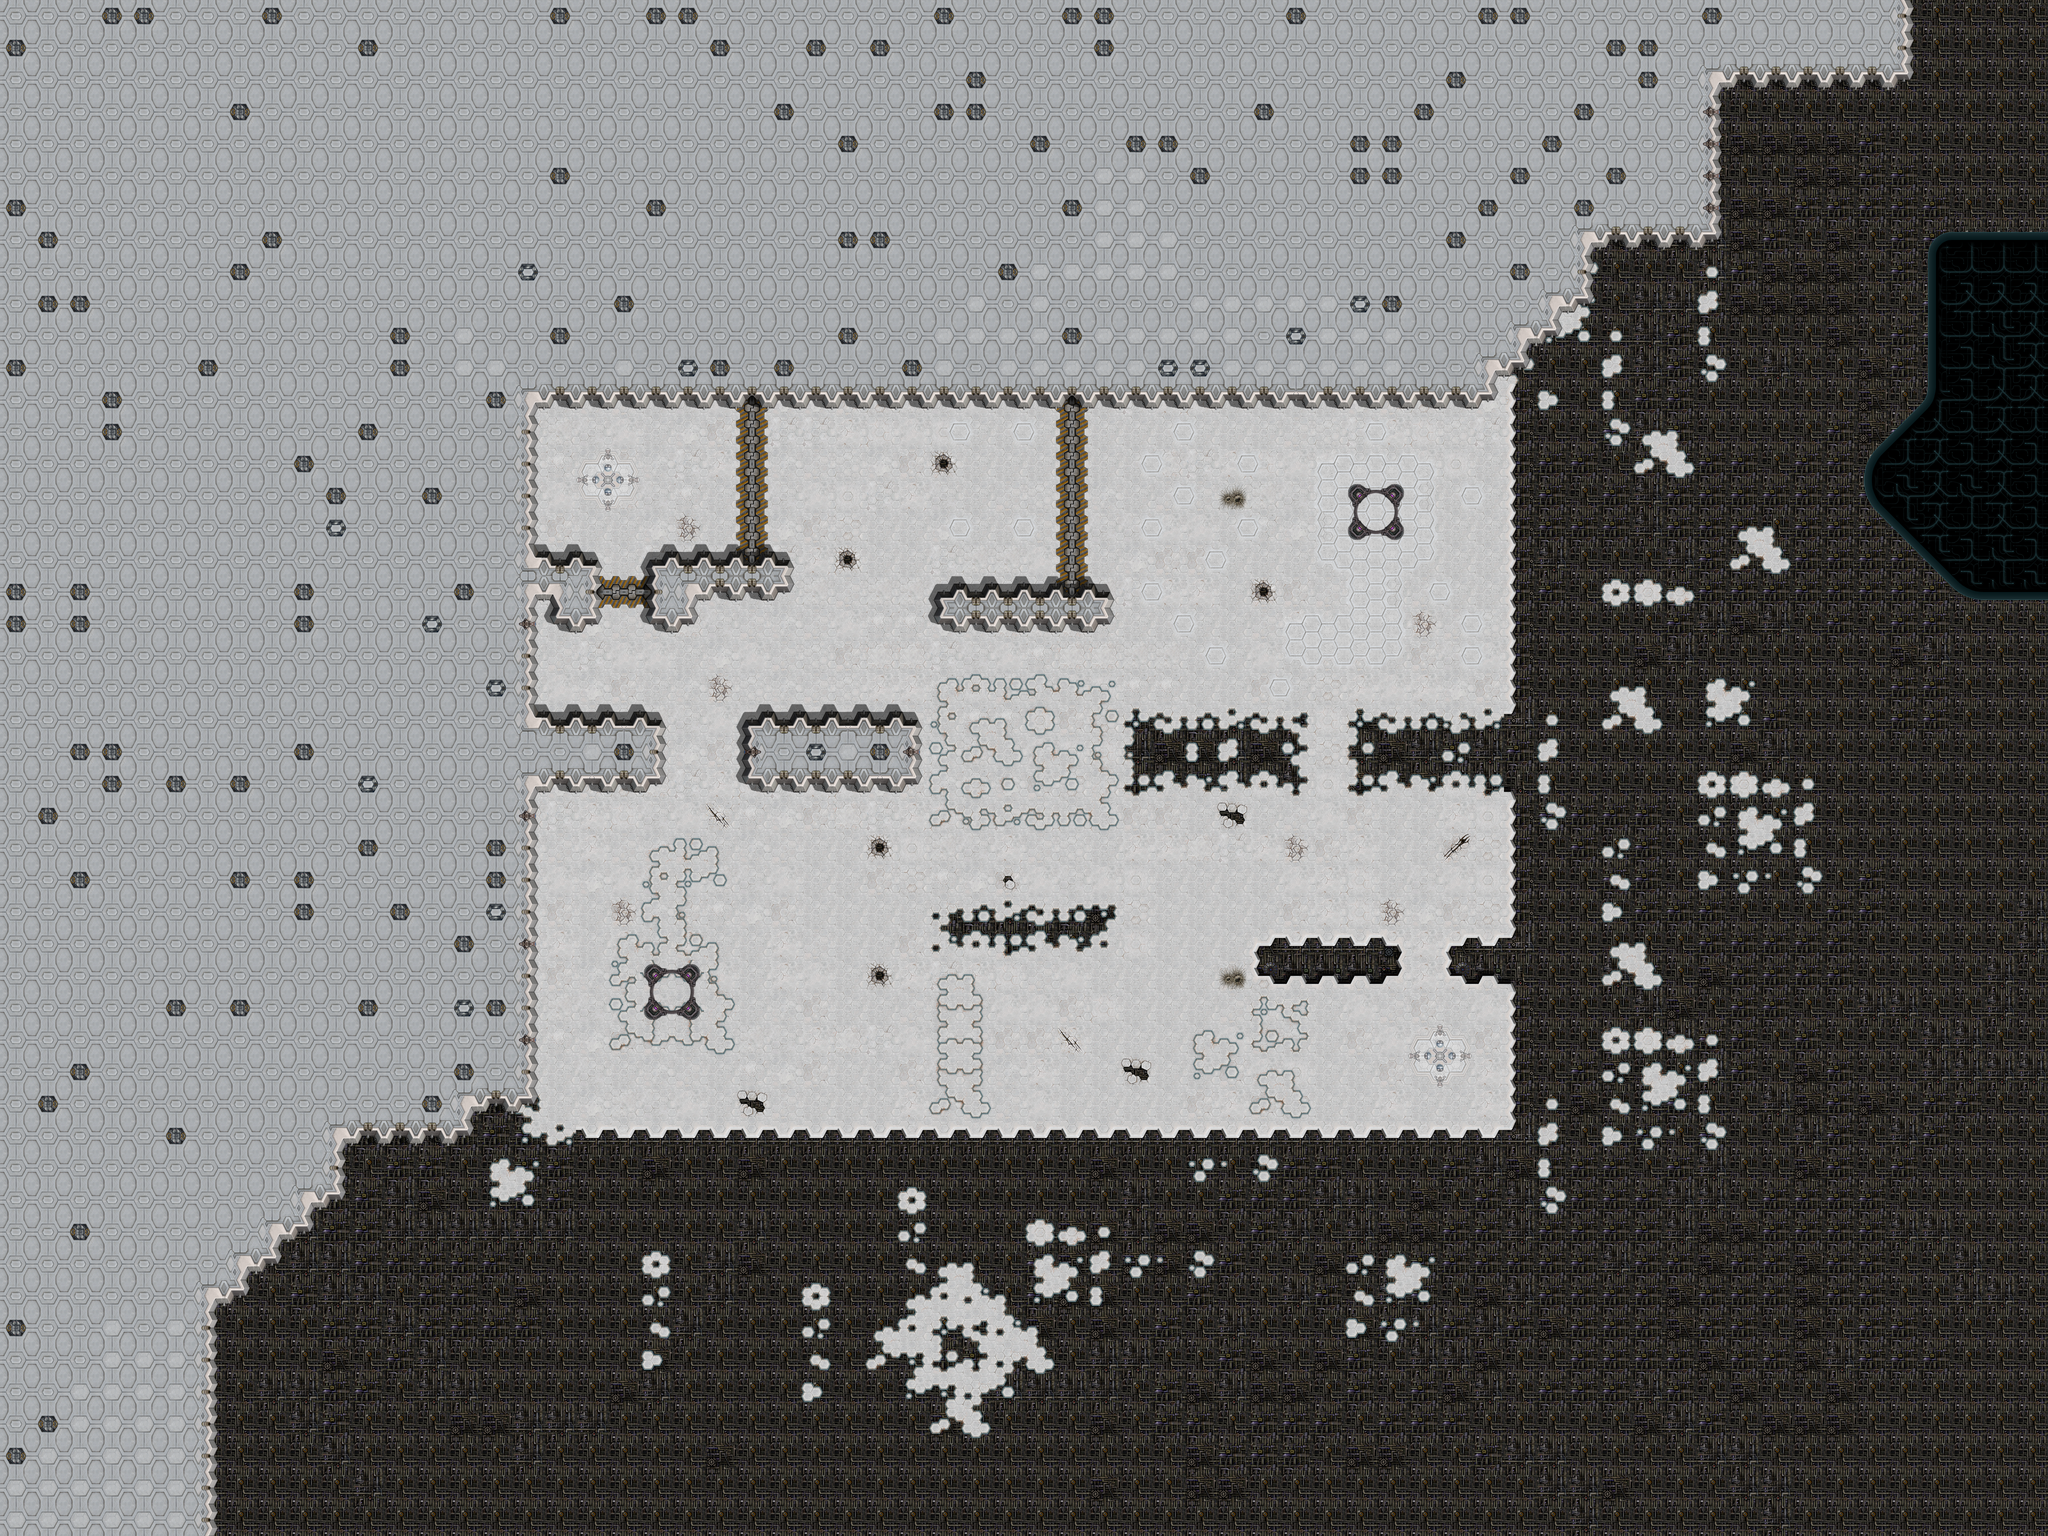

Below is a game level as drawn by its tile map, then a one-line description and the .tmx that defines it (tile-layer data replaced by summaries):
An orthogonal 64x48 tile map with 64x64 px tiles, 4 tile layers (under, base, decals, deacls 2) and 34 objects (10x Spawner, 8x SpawnPoint).

<map version="1.10" tiledversion="1.12.1" orientation="orthogonal" renderorder="right-down" width="64" height="48" tilewidth="64" tileheight="64" infinite="0" nextlayerid="7" nextobjectid="35">
 <tileset firstgid="1" name="grits_master" tilewidth="64" tileheight="64" tilecount="1024" columns="32">
  <image source="grits_master.png" width="2048" height="2048" />
 </tileset>
 <layer id="1" name="under" width="64" height="48">
  <data>[3072 cells, 3072 non-empty, 4 distinct tile ids]</data>
 </layer>
 <layer id="2" name="base" width="64" height="48">
  <data>[3072 cells, 1441 non-empty, 47 distinct tile ids]</data>
 </layer>
 <layer id="3" name="decals" width="64" height="48">
  <data>[3072 cells, 1694 non-empty, 126 distinct tile ids]</data>
 </layer>
 <layer id="4" name="deacls 2" width="64" height="48">
  <data>[3072 cells, 8 non-empty, 4 distinct tile ids]</data>
 </layer>
 <objectgroup id="5" name="collision">
  <object id="1" x="1876" y="1162" width="352" height="102" />
  <object id="2" x="1294" y="1110" width="98" height="156" />
  <object id="3" x="1392" y="1104" width="196" height="96" />
  <object id="4" x="1060" y="1108" width="140" height="156" />
  <object id="5" x="1000" y="734" width="78" height="368" />
  <object id="6" x="1094" y="654" width="2014" height="166" />
  <object id="7" x="3016" y="822" width="84" height="1520" />
  <object id="8" x="1020" y="2254" width="1996" height="122" />
  <object id="9" x="992" y="1102" width="82" height="1148" />
  <object id="10" x="1076" y="1420" width="254" height="164" />
  <object id="11" x="1472" y="1416" width="360" height="164" />
  <object id="12" x="2248" y="1424" width="360" height="158">
   <properties>
    <property name="collisionFlags" value="projectileignore" />
   </properties>
  </object>
  <object id="13" x="2702" y="1420" width="310" height="166">
   <properties>
    <property name="collisionFlags" value="projectileignore" />
   </properties>
  </object>
  <object id="14" x="2892" y="1864" width="122" height="108">
   <properties>
    <property name="collisionFlags" value="projectileignore" />
   </properties>
  </object>
  <object id="15" x="2508" y="1872" width="292" height="96">
   <properties>
    <property name="collisionFlags" value="projectileignore" />
   </properties>
  </object>
  <object id="16" x="1886" y="1816" width="334" height="80">
   <properties>
    <property name="collisionFlags" value="projectileignore" />
   </properties>
  </object>
 </objectgroup>
 <objectgroup id="6" name="environment">
  <object id="17" name="QuadDamageSpawner" type="Spawner" x="2748" y="1022" width="14" height="12">
   <properties>
    <property name="SpawnItem" value="QuadDamage" />
   </properties>
  </object>
  <object id="18" name="QuadDamageSpawner" type="Spawner" x="1344" y="1982" width="20" height="19">
   <properties>
    <property name="SpawnItem" value="QuadDamage" />
   </properties>
  </object>
  <object id="19" name="EnergySpawner" type="Spawner" x="1917" y="1053" width="24" height="24">
   <properties>
    <property name="SpawnItem" value="EnergyCanister" />
   </properties>
  </object>
  <object id="20" name="EnergySpawner" type="Spawner" x="2046" y="1054" width="24" height="27">
   <properties>
    <property name="SpawnItem" value="EnergyCanister" />
   </properties>
  </object>
  <object id="21" name="EnergySpawner" type="Spawner" x="2137" y="1946" width="46" height="44">
   <properties>
    <property name="SpawnItem" value="EnergyCanister" />
   </properties>
  </object>
  <object id="22" name="EnergySpawner" type="Spawner" x="2005" y="1944" width="46" height="44">
   <properties>
    <property name="SpawnItem" value="EnergyCanister" />
   </properties>
  </object>
  <object id="23" name="Team0Spawn0" type="SpawnPoint" x="1244" y="950" width="28" height="26">
   <properties>
    <property name="team" value="0" />
   </properties>
  </object>
  <object id="24" name="Team0Spawn1" type="SpawnPoint" x="1200" y="999" width="28" height="26">
   <properties>
    <property name="team" value="0" />
   </properties>
  </object>
  <object id="25" name="Team0Spawn3" type="SpawnPoint" x="1154" y="949" width="28" height="26">
   <properties>
    <property name="team" value="0" />
   </properties>
  </object>
  <object id="26" name="Team0Spawn2" type="SpawnPoint" x="1206" y="923" width="22" height="24">
   <properties>
    <property name="team" value="0" />
   </properties>
  </object>
  <object id="27" name="Team1Spawn0" type="SpawnPoint" x="2906" y="2094" width="28" height="26">
   <properties>
    <property name="team" value="1" />
   </properties>
  </object>
  <object id="28" name="Team1Spawn3" type="SpawnPoint" x="2822" y="2095" width="28" height="26">
   <properties>
    <property name="team" value="1" />
   </properties>
  </object>
  <object id="29" name="Team1Spawn1" type="SpawnPoint" x="2864" y="2141" width="28" height="26">
   <properties>
    <property name="team" value="1" />
   </properties>
  </object>
  <object id="30" name="Team1Spawn2" type="SpawnPoint" x="2866" y="2057" width="28" height="26">
   <properties>
    <property name="team" value="1" />
   </properties>
  </object>
  <object id="31" name="HealthSpawner" type="Spawner" x="1905" y="854" width="21" height="21">
   <properties>
    <property name="SpawnItem" value="HealthCanister" />
   </properties>
  </object>
  <object id="32" name="HealthSpawner" type="Spawner" x="2035" y="857" width="21" height="21">
   <properties>
    <property name="SpawnItem" value="HealthCanister" />
   </properties>
  </object>
  <object id="33" name="HealthSpawner" type="Spawner" x="2010" y="2164" width="21" height="21">
   <properties>
    <property name="SpawnItem" value="HealthCanister" />
   </properties>
  </object>
  <object id="34" name="HealthSpawner" type="Spawner" x="2157" y="2167" width="21" height="21">
   <properties>
    <property name="SpawnItem" value="HealthCanister" />
   </properties>
  </object>
 </objectgroup>
</map>
